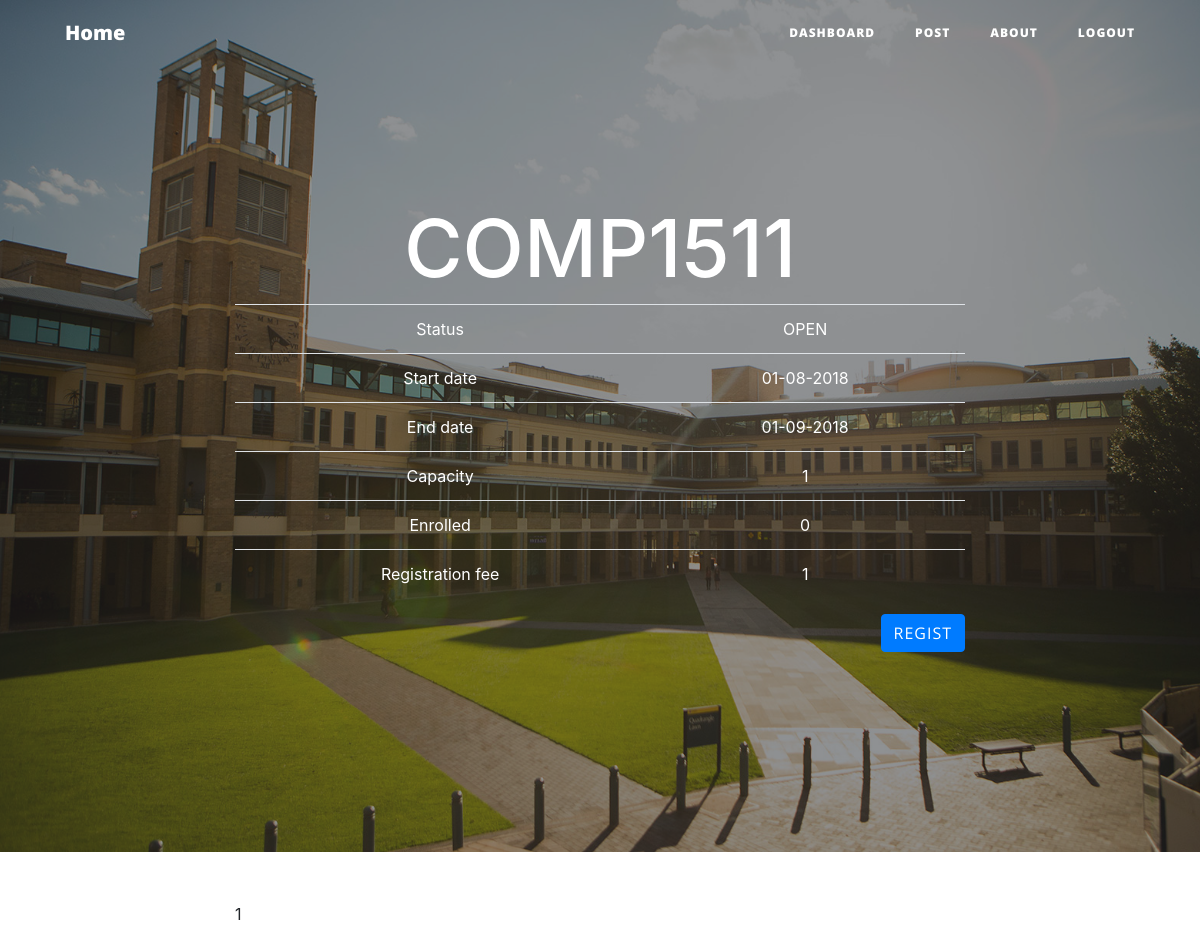
Before: /info/1 (signed in) with the older database file.
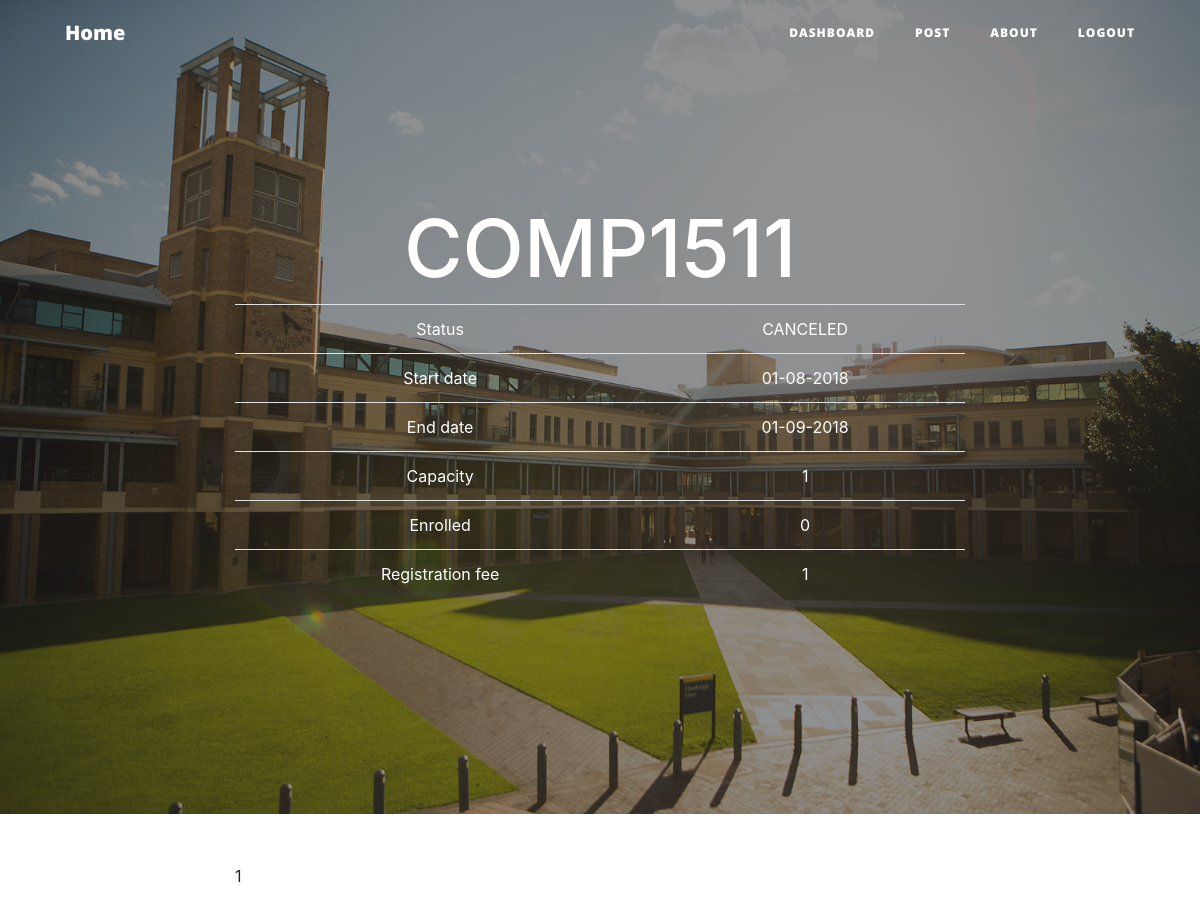
After: the same page with the newer database file.
### event.py (models this page shows, shortened)
class Event(db.Model):
    __tablename__ = 'events'
    event_id = db.Column(db.Integer, primary_key=True)
    title = db.Column(db.String(120))
    details = db.Column(db.UnicodeText)
    start = db.Column(db.String(80))
    end = db.Column(db.String(80))
    capacity = db.Column(db.Integer)
    status = db.Column(db.String(80))
    creater = db.Column(db.String(80))
    fee = db.Column(db.Integer)
    early_period = db.Column(db.Integer)
    users = db.relationship('User',secondary=event_realation,
                            backref=db.backref('event_users_all', lazy='dynamic'))

### route.py (the view)
@app.route('/info/<eventId>',methods = ['POST','GET'])
@login_required
def info(eventId):
    event = Event.query.filter_by(event_id = int(eventId)).one()
    return render_template('info.html', event = event)

### event.py (called while the page is built)
    @property
    def is_authenticated(self):
        return True

    @property
    def is_anonymous(self):
        return False

### server.py (called while the page is built)
@login_manager.user_loader
def load_user(user_id):
    return User.query.get(int(user_id))

### templates/info.html (shortened to what this page needs)
{% extends 'base.html' %}
{% block body %}
<header class="masthead" style="background-image: url('{{ url_for('static', filename = 'asb-unsw-campus-15.jpg') }}')">
    <div class="overlay"></div>
    <div class="container">
        <div class="row">
            <div class="col-lg-8 col-md-10 mx-auto">
                <div class="site-heading">
                    <h1>{{ event.title }}</h1>
                    <table class="table table-hover">
                        <tbody>
                            <tr>
                                <td>Status</td>
                                <td>{{ event.status }}</td>
                            </tr>
                            <tr>
                                <td>Start date</td>
                                <td>{{ event.start }}</td>
                            </tr>
                            <tr>
                                <td>End date</td>
                                <td>{{ event.end }}</td>
                            </tr>
                            <tr>
                                <td>Capacity</td>
                                <td>{{ event.capacity}}</td>
                            </tr>
                            <tr>
                                <td>Enrolled</td>
                                <td>{{event.events_all.count()}}</td>
                            </tr>
                            <tr>
                                <td>Registration fee</td>
                                <td> {{event.fee}} </td>
                            </tr>
                        </tbody>
                    </table>
                    <div style="text-align: right">
                        {% if event.creater != current_user.name and event.status == 'OPEN'  %}
                            {% if current_user in event.users %}
                                <button type="submit" class="btn btn-primary" id="sendMessageButton">
                                    <a href="{{ url_for('user_cancele', eventId = event.event_id) }}" style=" text-align: left ; color: white ">Cancele</a>
                                </button>
                            {% else %}
                                <button type="submit" class="btn btn-primary" id="sendMessageButton">
                                    <a href="{{ url_for('registercomfirme', eventId = event.event_id) }}"  style="text-align: left ; color: white ">Regist</a>
                                </button>
                            {% endif %}
                        {% endif %}
                    </div>
                </div>
            </div>
        </div>
    </div>
</header>
<article>
    <div class="container">
        <div class="row">
            <div class="col-lg-8 col-md-10 mx-auto">
                {{event.details|safe}}
            </div>
        </div>
    </div>
</article>
{% endblock %}

### templates/base.html (shortened to what this page needs)
<!DOCTYPE html>
<html lang="en">
    <head>
        <link rel = stylesheet type="text/css" href="{{ url_for('static',filename = 'font-awesome.min.css')}}"/>
        <link rel = stylesheet type="text/css" href="{{ url_for('static',filename = 'clean-blog.min.css')}}"/>
        <link rel = stylesheet type="text/css" href="{{ url_for('static',filename = 'bootstrap.min.css')}}"/>
    </head>
    <body>
        <nav  class="navbar navbar-expand-lg navbar-light fixed-top" id="mainNav">
            <div class="container">
                <a class="navbar-brand" href="{{url_for('index')}}">Home</a>
                <div class="collapse navbar-collapse" id="navbarResponsive">
                    <ul class="navbar-nav ml-auto">
                        {% if not current_user.is_anonymous%}
                            <li class="nav-item">
                                <a class="nav-link" href="{{ url_for('dashboard') }}">Dashboard</a>
                            </li>
                        {% endif %}
                        {% if current_user.role == 'trainer' %}
                            <li class="nav-item">
                                <a class="nav-link" href="{{ url_for('post') }}">Post</a>
                            </li>
                        {% endif %}
                        <li class="nav-item">
                            <a class="nav-link" href="{{ url_for('about') }}">About</a>
                        </li>
                        {% if current_user.is_anonymous %}
                        <li class="nav-item">
                                <a class="nav-link" href="{{ url_for('login') }}">Login</a>
                        </li>
                        {% else %}
                        <li class="nav-item">
                            <a class="nav-link" href="{{ url_for('logout') }}">Logout</a>
                        </li>
                        {% endif %}
                    </ul>
                </div>
            </div>
        </nav>
        {% block body %}{% endblock %}
    </body>
</html>

Changed rows visible on the page:
changed Event "COMP1511": status "OPEN" → "CANCELED"
Other visible differences:
text no longer shown: "REGIST"
